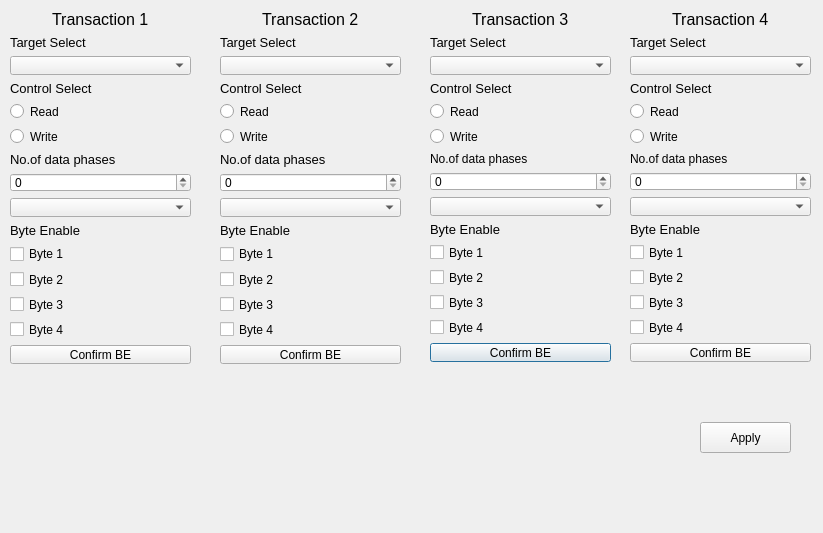
<?xml version="1.0" encoding="UTF-8"?>
<ui version="4.0">
 <class>subWindow</class>
 <widget class="QDialog" name="subWindow">
  <property name="geometry">
   <rect>
    <x>0</x>
    <y>0</y>
    <width>823</width>
    <height>533</height>
   </rect>
  </property>
  <property name="windowTitle">
   <string>Dialog</string>
  </property>
  <widget class="QWidget" name="layoutWidget_2">
   <property name="geometry">
    <rect>
     <x>430</x>
     <y>10</y>
     <width>181</width>
     <height>352</height>
    </rect>
   </property>
   <layout class="QVBoxLayout" name="verticalLayout_6">
    <item alignment="Qt::AlignHCenter">
     <widget class="QLabel" name="label_10">
      <property name="font">
       <font>
        <pointsize>12</pointsize>
       </font>
      </property>
      <property name="text">
       <string>Transaction 3</string>
      </property>
     </widget>
    </item>
    <item>
     <widget class="QLabel" name="label_3">
      <property name="font">
       <font>
        <pointsize>10</pointsize>
       </font>
      </property>
      <property name="text">
       <string>Target Select</string>
      </property>
     </widget>
    </item>
    <item>
     <widget class="QComboBox" name="Trans3_Target"/>
    </item>
    <item>
     <widget class="QLabel" name="label_19">
      <property name="font">
       <font>
        <pointsize>10</pointsize>
       </font>
      </property>
      <property name="text">
       <string>Control Select</string>
      </property>
     </widget>
    </item>
    <item>
     <widget class="QRadioButton" name="Trans3_ReadRadio">
      <property name="text">
       <string>Read</string>
      </property>
     </widget>
    </item>
    <item>
     <widget class="QRadioButton" name="Trans3_WriteRadio">
      <property name="text">
       <string>Write</string>
      </property>
     </widget>
    </item>
    <item>
     <widget class="QLabel" name="label_11">
      <property name="font">
       <font>
        <pointsize>9</pointsize>
       </font>
      </property>
      <property name="text">
       <string>No.of data phases</string>
      </property>
     </widget>
    </item>
    <item>
     <widget class="QSpinBox" name="Trans3_Spinbox"/>
    </item>
    <item>
     <widget class="QComboBox" name="Trans3_comboBox"/>
    </item>
    <item>
     <widget class="QLabel" name="label_12">
      <property name="font">
       <font>
        <pointsize>10</pointsize>
       </font>
      </property>
      <property name="text">
       <string>Byte Enable</string>
      </property>
     </widget>
    </item>
    <item>
     <widget class="QCheckBox" name="Trans3_Byte1">
      <property name="text">
       <string>Byte 1</string>
      </property>
     </widget>
    </item>
    <item>
     <widget class="QCheckBox" name="Trans3_Byte2">
      <property name="text">
       <string>Byte 2</string>
      </property>
     </widget>
    </item>
    <item>
     <widget class="QCheckBox" name="Trans3_Byte3">
      <property name="text">
       <string>Byte 3</string>
      </property>
     </widget>
    </item>
    <item>
     <widget class="QCheckBox" name="Trans3_Byte4">
      <property name="text">
       <string>Byte 4</string>
      </property>
     </widget>
    </item>
    <item>
     <widget class="QPushButton" name="Trans3_pushButton">
      <property name="text">
       <string>Confirm BE</string>
      </property>
     </widget>
    </item>
   </layout>
  </widget>
  <widget class="QWidget" name="layoutWidget_3">
   <property name="geometry">
    <rect>
     <x>630</x>
     <y>10</y>
     <width>181</width>
     <height>352</height>
    </rect>
   </property>
   <layout class="QVBoxLayout" name="verticalLayout_7">
    <item alignment="Qt::AlignHCenter">
     <widget class="QLabel" name="label_13">
      <property name="font">
       <font>
        <pointsize>12</pointsize>
       </font>
      </property>
      <property name="text">
       <string>Transaction 4</string>
      </property>
     </widget>
    </item>
    <item>
     <widget class="QLabel" name="label_16">
      <property name="font">
       <font>
        <pointsize>10</pointsize>
       </font>
      </property>
      <property name="text">
       <string>Target Select</string>
      </property>
     </widget>
    </item>
    <item>
     <widget class="QComboBox" name="Trans4_Target"/>
    </item>
    <item>
     <widget class="QLabel" name="label_20">
      <property name="font">
       <font>
        <pointsize>10</pointsize>
       </font>
      </property>
      <property name="text">
       <string>Control Select</string>
      </property>
     </widget>
    </item>
    <item>
     <widget class="QRadioButton" name="Trans4_ReadRadio">
      <property name="text">
       <string>Read</string>
      </property>
     </widget>
    </item>
    <item>
     <widget class="QRadioButton" name="Trans4_WriteRadio">
      <property name="text">
       <string>Write</string>
      </property>
     </widget>
    </item>
    <item>
     <widget class="QLabel" name="label_14">
      <property name="font">
       <font>
        <pointsize>9</pointsize>
       </font>
      </property>
      <property name="text">
       <string>No.of data phases</string>
      </property>
     </widget>
    </item>
    <item>
     <widget class="QSpinBox" name="Trans4_Spinbox"/>
    </item>
    <item>
     <widget class="QComboBox" name="Trans4_comboBox"/>
    </item>
    <item>
     <widget class="QLabel" name="label_15">
      <property name="font">
       <font>
        <pointsize>10</pointsize>
       </font>
      </property>
      <property name="text">
       <string>Byte Enable</string>
      </property>
     </widget>
    </item>
    <item>
     <widget class="QCheckBox" name="Trans4_Byte1">
      <property name="text">
       <string>Byte 1</string>
      </property>
     </widget>
    </item>
    <item>
     <widget class="QCheckBox" name="Trans4_Byte2">
      <property name="text">
       <string>Byte 2</string>
      </property>
     </widget>
    </item>
    <item>
     <widget class="QCheckBox" name="Trans4_Byte3">
      <property name="text">
       <string>Byte 3</string>
      </property>
     </widget>
    </item>
    <item>
     <widget class="QCheckBox" name="Trans4_Byte4">
      <property name="text">
       <string>Byte 4</string>
      </property>
     </widget>
    </item>
    <item>
     <widget class="QPushButton" name="Trans4_pushButton">
      <property name="text">
       <string>Confirm BE</string>
      </property>
     </widget>
    </item>
   </layout>
  </widget>
  <widget class="QWidget" name="layoutWidget_4">
   <property name="geometry">
    <rect>
     <x>10</x>
     <y>10</y>
     <width>181</width>
     <height>354</height>
    </rect>
   </property>
   <layout class="QVBoxLayout" name="verticalLayout_4">
    <item alignment="Qt::AlignHCenter">
     <widget class="QLabel" name="label_6">
      <property name="font">
       <font>
        <pointsize>12</pointsize>
       </font>
      </property>
      <property name="text">
       <string>Transaction 1</string>
      </property>
     </widget>
    </item>
    <item>
     <widget class="QLabel" name="label">
      <property name="font">
       <font>
        <pointsize>10</pointsize>
       </font>
      </property>
      <property name="text">
       <string>Target Select</string>
      </property>
     </widget>
    </item>
    <item>
     <widget class="QComboBox" name="Trans1_Target"/>
    </item>
    <item>
     <widget class="QLabel" name="label_17">
      <property name="font">
       <font>
        <pointsize>10</pointsize>
       </font>
      </property>
      <property name="text">
       <string>Control Select</string>
      </property>
     </widget>
    </item>
    <item>
     <widget class="QRadioButton" name="Trans1_ReadRadio">
      <property name="text">
       <string>Read</string>
      </property>
     </widget>
    </item>
    <item>
     <widget class="QRadioButton" name="Trans1_WriteRadio">
      <property name="text">
       <string>Write</string>
      </property>
     </widget>
    </item>
    <item>
     <widget class="QLabel" name="label_4">
      <property name="font">
       <font>
        <pointsize>10</pointsize>
       </font>
      </property>
      <property name="text">
       <string>No.of data phases</string>
      </property>
     </widget>
    </item>
    <item>
     <widget class="QSpinBox" name="Trans1_Spinbox"/>
    </item>
    <item>
     <widget class="QComboBox" name="Trans1_comboBox"/>
    </item>
    <item>
     <widget class="QLabel" name="label_5">
      <property name="font">
       <font>
        <pointsize>10</pointsize>
       </font>
      </property>
      <property name="text">
       <string>Byte Enable</string>
      </property>
     </widget>
    </item>
    <item>
     <widget class="QCheckBox" name="Trans1_Byte1">
      <property name="text">
       <string>Byte 1</string>
      </property>
     </widget>
    </item>
    <item>
     <widget class="QCheckBox" name="Trans1_Byte2">
      <property name="text">
       <string>Byte 2</string>
      </property>
     </widget>
    </item>
    <item>
     <widget class="QCheckBox" name="Trans1_Byte3">
      <property name="text">
       <string>Byte 3</string>
      </property>
     </widget>
    </item>
    <item>
     <widget class="QCheckBox" name="Trans1_Byte4">
      <property name="text">
       <string>Byte 4</string>
      </property>
     </widget>
    </item>
    <item>
     <widget class="QPushButton" name="Trans1_pushButton">
      <property name="text">
       <string>Confirm BE</string>
      </property>
     </widget>
    </item>
   </layout>
  </widget>
  <widget class="QWidget" name="layoutWidget_5">
   <property name="geometry">
    <rect>
     <x>220</x>
     <y>10</y>
     <width>181</width>
     <height>354</height>
    </rect>
   </property>
   <layout class="QVBoxLayout" name="verticalLayout_5">
    <item alignment="Qt::AlignHCenter">
     <widget class="QLabel" name="label_7">
      <property name="font">
       <font>
        <pointsize>12</pointsize>
       </font>
      </property>
      <property name="text">
       <string>Transaction 2</string>
      </property>
     </widget>
    </item>
    <item>
     <widget class="QLabel" name="label_2">
      <property name="font">
       <font>
        <pointsize>10</pointsize>
       </font>
      </property>
      <property name="text">
       <string>Target Select</string>
      </property>
     </widget>
    </item>
    <item>
     <widget class="QComboBox" name="Trans2_Target"/>
    </item>
    <item>
     <widget class="QLabel" name="label_18">
      <property name="font">
       <font>
        <pointsize>10</pointsize>
       </font>
      </property>
      <property name="text">
       <string>Control Select</string>
      </property>
     </widget>
    </item>
    <item>
     <widget class="QRadioButton" name="Trans2_ReadRadio">
      <property name="text">
       <string>Read</string>
      </property>
     </widget>
    </item>
    <item>
     <widget class="QRadioButton" name="Trans2_WriteRadio">
      <property name="text">
       <string>Write</string>
      </property>
     </widget>
    </item>
    <item>
     <widget class="QLabel" name="label_8">
      <property name="font">
       <font>
        <pointsize>10</pointsize>
       </font>
      </property>
      <property name="text">
       <string>No.of data phases</string>
      </property>
     </widget>
    </item>
    <item>
     <widget class="QSpinBox" name="Trans2_Spinbox"/>
    </item>
    <item>
     <widget class="QComboBox" name="Trans2_comboBox"/>
    </item>
    <item>
     <widget class="QLabel" name="label_9">
      <property name="font">
       <font>
        <pointsize>10</pointsize>
       </font>
      </property>
      <property name="text">
       <string>Byte Enable</string>
      </property>
     </widget>
    </item>
    <item>
     <widget class="QCheckBox" name="Trans2_Byte1">
      <property name="text">
       <string>Byte 1</string>
      </property>
     </widget>
    </item>
    <item>
     <widget class="QCheckBox" name="Trans2_Byte2">
      <property name="text">
       <string>Byte 2</string>
      </property>
     </widget>
    </item>
    <item>
     <widget class="QCheckBox" name="Trans2_Byte3">
      <property name="text">
       <string>Byte 3</string>
      </property>
     </widget>
    </item>
    <item>
     <widget class="QCheckBox" name="Trans2_Byte4">
      <property name="text">
       <string>Byte 4</string>
      </property>
     </widget>
    </item>
    <item>
     <widget class="QPushButton" name="Trans2_pushButton">
      <property name="text">
       <string>Confirm BE</string>
      </property>
     </widget>
    </item>
   </layout>
  </widget>
  <widget class="QPushButton" name="Apply">
   <property name="geometry">
    <rect>
     <x>700</x>
     <y>422</y>
     <width>91</width>
     <height>31</height>
    </rect>
   </property>
   <property name="text">
    <string>Apply</string>
   </property>
  </widget>
 </widget>
 <resources/>
 <connections/>
</ui>
